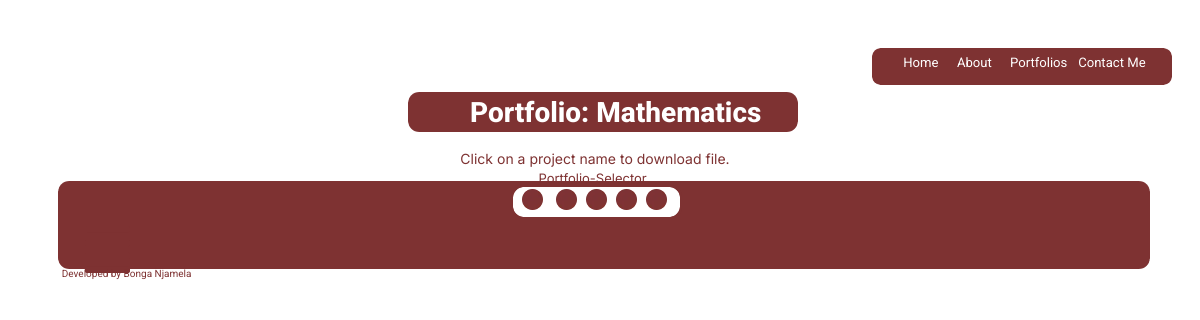
/math/, run on an earlier commit of the app's database.
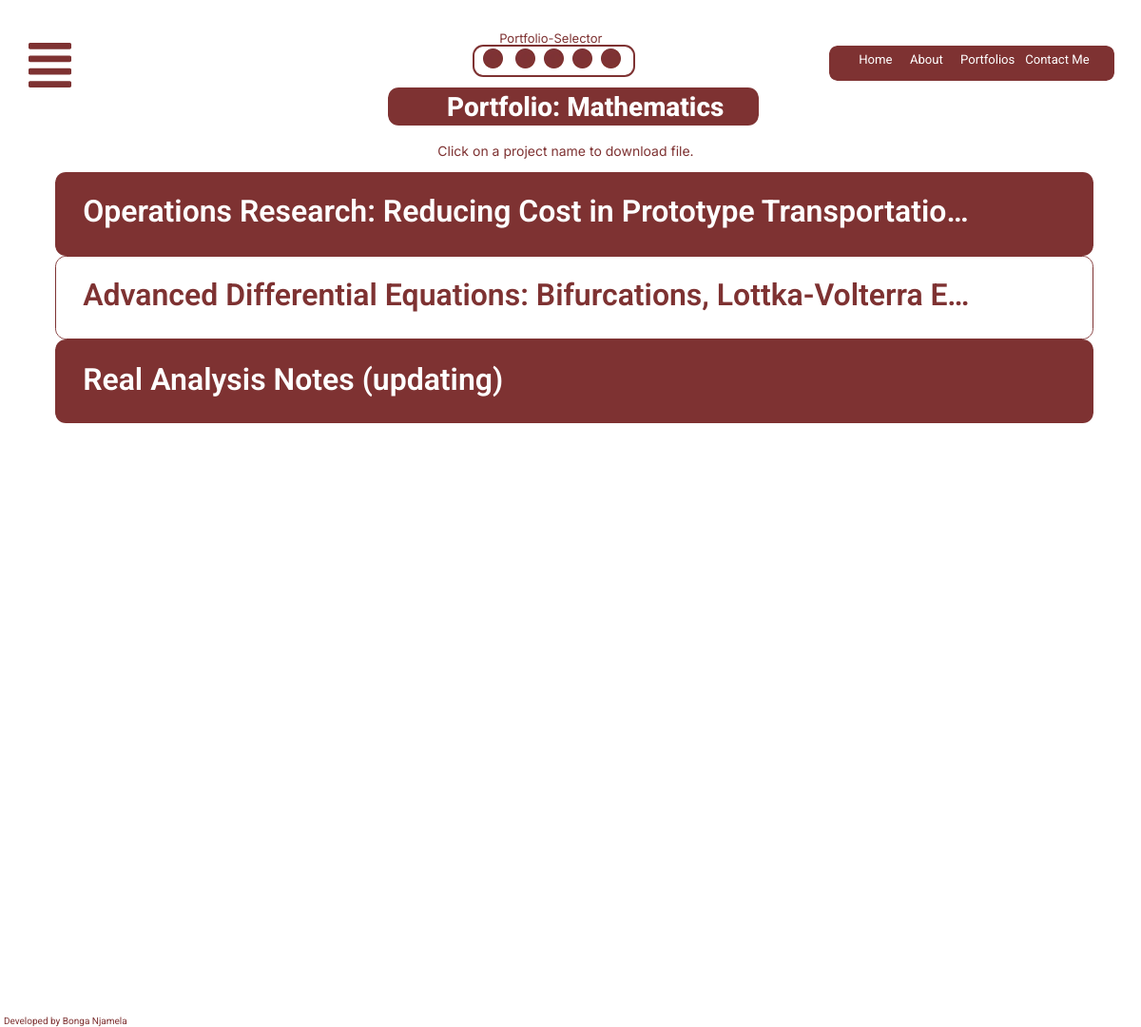
And on a later commit of the database.
### base/models.py (models this page shows, shortened)
class Portfolio(models.Model):
    class Meta:
        verbose_name_plural = "Projects"
        verbose_name = "Portfolio"
    name = models.CharField(max_length=200)
    zipproject = models.FileField(blank=True, null=True, upload_to="staticfiles/portfolio")
    tarproject = models.FileField(blank=True, null=True, upload_to="staticfiles/portfolio")
    created = models.DateTimeField(auto_now_add=True)
    slug = models.SlugField(null=True, blank=True)

### base/views.py (the view)
# urls.py: path("math/", views.MathPortfolioView.as_view(), name="math"),
class MathPortfolioView(generic.ListView):
    model = Portfolio
    template_name = "math-page.html"
    def get_queryset(self):
        return super().get_queryset()

### base/context_processors.py (called while the page is built)
def portfolio_context(request):
    portfolio = Portfolio.objects.all()
    return {'portfolio':  portfolio}

### base/template/base/math-page.html (shortened to what this page needs)
{% load static %}
<!DOCTYPE html>
<html lang="english">
  <head>
    <link rel="stylesheet" href="{% static 'cssfiles/style.css' %}" />
  </head>
  <body>
    <div>
      <link href="{% static 'cssfiles/math-page.css' %}" rel="stylesheet" />
      <div class="math-page-container">
        <div class="math-page-math-page">
          <div class="math-page-heading">
            <img
              src="{% static 'imgsfiles/headingrectangle46932-6x95-200h.png' %}"
              alt="headingrectangle46932"
              class="math-page-headingrectangle4"
            />
            <span class="math-page-text">
              <span>Portfolio: Mathematics</span>
            </span>
          </div>
          <img
            src="{% static 'imgsfiles/quickmenu6935-vfz9-200h.png' %}"
            alt="quickmenu6935"
            class="math-page-quickmenu"
          />
          <span class="math-page-text02"><a href="{% url 'base:about' %}">About</a></span>
          <span class="math-page-texthome"><a href="{% url 'base:home' %}">Home</a></span>
          <span class="math-page-text04"><a href="{% url 'base:projects' %}">Portfolios</a></span>
          <span class="math-page-text06"><a href="{% url 'base:contact' %}">Contact Me</a></span>
          <div class="math-page-portfoliotext">
            <span>Click on a project name to download file.</span>
         </div>
         <div class="math-page-mathprescard">
            <img
              src="{% static 'imgsfiles/compengfilescardi694-6sqp-200h.png' %}"
              alt="compengfilescardI694"
              class="math-page-compengfilescard"
              onclick="openPopUp('{{p.name}}', '{{p.zipproject.url}}','{{p.tarproject.url}}')"
            />
            {% for p in portfolio%}
            {% if p.id == 18%}
            <div class="math-page-text08" onclick="openPopUp('{{p.name}}', '{{p.zipproject.url}}','{{p.tarproject.url}}')">
                {{p.name}}
            </div>
          </div>
          <div class="math-page-mathprocard">
            <img
              src="{% static 'imgsfiles/compengfilescardi694-5xn-200h.png' %}"
              alt="compengfilescardI694"
              class="math-page-mathprocardimg"
              onclick="openPopUp('{{p.name}}', '{{p.zipproject.url}}','{{p.tarproject.url}}')"
            />
            {% elif p.id == 19 %}
            <div class="math-page-text10" onclick="openPopUp('{{p.name}}', '{{p.zipproject.url}}','{{p.tarproject.url}}')">
                {{p.name}}
            </div>
          </div>
          <div class="math-page-procard3">
            <img
              src="{% static 'imgsfiles/compengfilescardi694-smnp-200h.png' %}"
              alt="compengfilescardI694"
              class="math-page-procard3img"
              onclick="openPopUp('{{p.name}}', '{{p.zipproject.url}}','{{p.tarproject.url}}')"
            />
            {% elif p.id == 27 %}
            <div class="math-page-text12" onclick="openPopUp('{{p.name}}', '{{p.zipproject.url}}','{{p.tarproject.url}}')">
                {{p.name}}
            </div>
          </div>
          {% endif %}
          {% endfor %}
          <div class="math-page-themeselector">
           {% include './themeselector.html' %}
          </div>
          <div class="math-page-menubutton">
            <img
              src="{% static 'imgsfiles/menubutton3319-uc6.svg' %}"
              alt="menubutton3319"
              id="menubutton"
              onclick="showMenu()"
            />
              {% include './dropdownmenu.html' %}
              {% include './mediummenu.html' %}
          </div>
            {% include './projectpopup.html' %}
          <span class="math-page-dev">
            <span>Developed by Bonga Njamela</span>
          </span>
        </div>
      </div>
    </div>
  </body>
</html>

What changed in the data, as far as the page shows it:
added Portfolio: name "Operations Research: Reducing Cost in Prototype Transportatio…"
added Portfolio: name "Advanced Differential Equations: Bifurcations, Lottka-Volterra E…"
added Portfolio: name "Real Analysis Notes (updating)"
